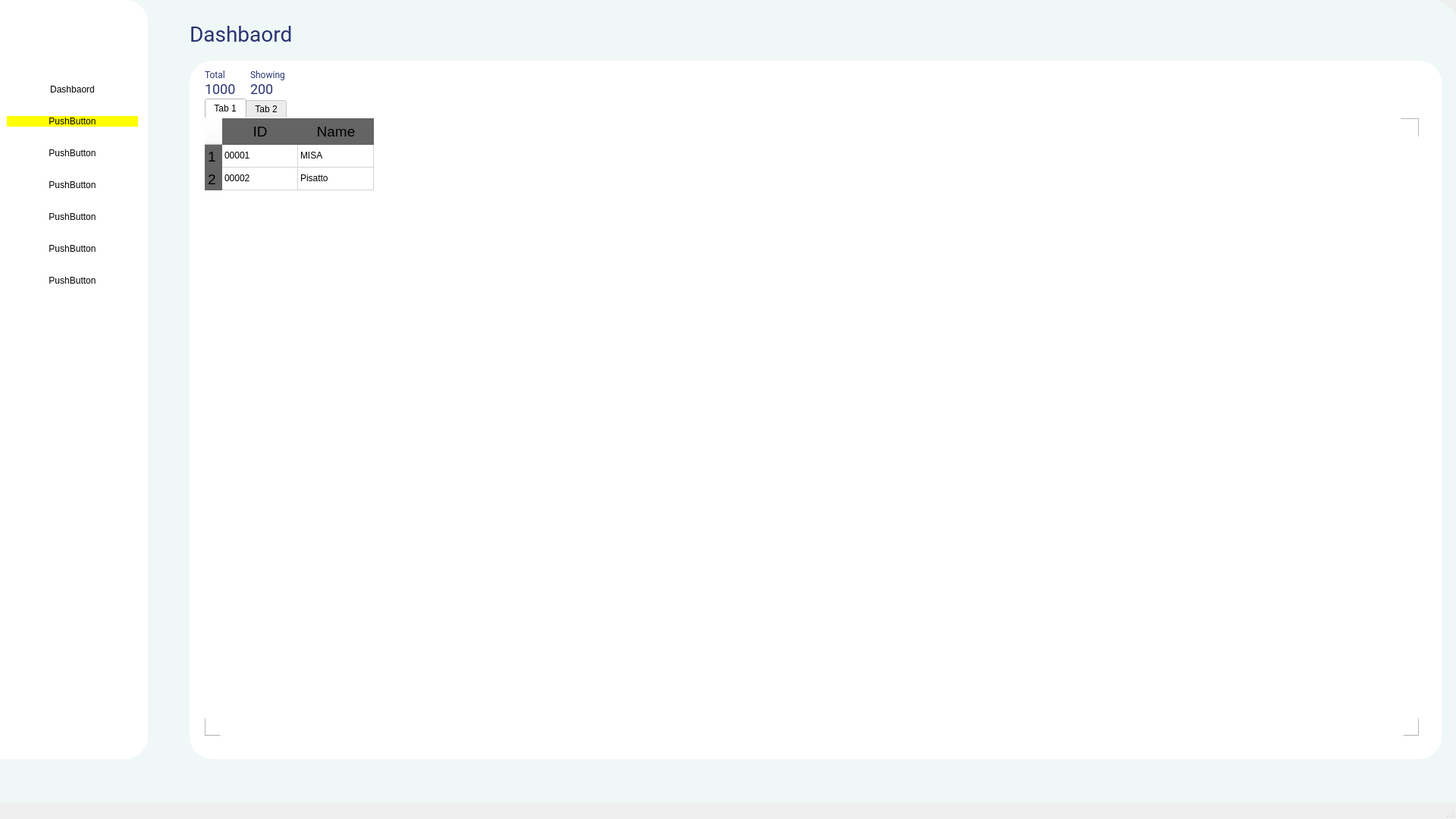
<?xml version="1.0" encoding="UTF-8"?>
<ui version="4.0">
 <class>MainWindow_copy</class>
 <widget class="QMainWindow" name="MainWindow_copy">
  <property name="geometry">
   <rect>
    <x>0</x>
    <y>0</y>
    <width>1920</width>
    <height>1080</height>
   </rect>
  </property>
  <property name="minimumSize">
   <size>
    <width>1920</width>
    <height>1080</height>
   </size>
  </property>
  <property name="windowTitle">
   <string>MainWindow</string>
  </property>
  <widget class="QWidget" name="centralwidget">
   <widget class="QFrame" name="frame_menu">
    <property name="geometry">
     <rect>
      <x>0</x>
      <y>0</y>
      <width>1920</width>
      <height>1062</height>
     </rect>
    </property>
    <property name="styleSheet">
     <string notr="true">background-color: rgb(239, 248, 247);
border-top-right-radius: 30px;
border-bottom-right-radius: 30px;
</string>
    </property>
    <property name="frameShape">
     <enum>QFrame::StyledPanel</enum>
    </property>
    <property name="frameShadow">
     <enum>QFrame::Raised</enum>
    </property>
    <widget class="QFrame" name="frame_menu_in">
     <property name="geometry">
      <rect>
       <x>0</x>
       <y>0</y>
       <width>195</width>
       <height>1001</height>
      </rect>
     </property>
     <property name="styleSheet">
      <string notr="true">background-color: rgb(255, 255, 255);</string>
     </property>
     <property name="frameShape">
      <enum>QFrame::StyledPanel</enum>
     </property>
     <property name="frameShadow">
      <enum>QFrame::Raised</enum>
     </property>
     <widget class="QFrame" name="frame">
      <property name="geometry">
       <rect>
        <x>0</x>
        <y>80</y>
        <width>191</width>
        <height>331</height>
       </rect>
      </property>
      <property name="styleSheet">
       <string notr="true">QPushButton#pushButton {
    background-color: yellow;
}

QPushButton#pushButton:hover {
    background-color: rgb(224, 255, 0);
}

QPushButton#pushButton:pressed {
    background-color: rgb(224, 0, 0);     
}</string>
      </property>
      <property name="frameShape">
       <enum>QFrame::StyledPanel</enum>
      </property>
      <property name="frameShadow">
       <enum>QFrame::Raised</enum>
      </property>
      <layout class="QVBoxLayout" name="verticalLayout">
       <item>
        <widget class="QPushButton" name="btDashbaord">
         <property name="autoFillBackground">
          <bool>false</bool>
         </property>
         <property name="styleSheet">
          <string notr="true"/>
         </property>
         <property name="text">
          <string>Dashbaord</string>
         </property>
         <property name="icon">
          <iconset>
           <normaloff>:/image/home.png</normaloff>:/image/home.png</iconset>
         </property>
         <property name="iconSize">
          <size>
           <width>20</width>
           <height>20</height>
          </size>
         </property>
         <property name="autoRepeat">
          <bool>false</bool>
         </property>
        </widget>
       </item>
       <item>
        <widget class="QPushButton" name="pushButton">
         <property name="text">
          <string>PushButton</string>
         </property>
        </widget>
       </item>
       <item>
        <widget class="QPushButton" name="pushButton_6">
         <property name="text">
          <string>PushButton</string>
         </property>
        </widget>
       </item>
       <item>
        <widget class="QPushButton" name="pushButton_5">
         <property name="text">
          <string>PushButton</string>
         </property>
        </widget>
       </item>
       <item>
        <widget class="QPushButton" name="pushButton_4">
         <property name="text">
          <string>PushButton</string>
         </property>
        </widget>
       </item>
       <item>
        <widget class="QPushButton" name="pushButton_7">
         <property name="text">
          <string>PushButton</string>
         </property>
        </widget>
       </item>
       <item>
        <widget class="QPushButton" name="pushButton_8">
         <property name="autoFillBackground">
          <bool>false</bool>
         </property>
         <property name="styleSheet">
          <string notr="true">border-color: rgba(255, 255, 255, 0);
color: rgb(0, 0, 0);
border: 0px;
hover:
{
border-color: rgba(55, 255, 255, 0);
  border: 1px solid red;
}</string>
         </property>
         <property name="text">
          <string>PushButton</string>
         </property>
         <property name="icon">
          <iconset>
           <normaloff>:/image/home.png</normaloff>:/image/home.png</iconset>
         </property>
         <property name="iconSize">
          <size>
           <width>20</width>
           <height>20</height>
          </size>
         </property>
         <property name="autoRepeat">
          <bool>false</bool>
         </property>
        </widget>
       </item>
      </layout>
     </widget>
    </widget>
    <widget class="QFrame" name="frame_main">
     <property name="geometry">
      <rect>
       <x>220</x>
       <y>10</y>
       <width>1707</width>
       <height>1062</height>
      </rect>
     </property>
     <property name="styleSheet">
      <string notr="true">background-color: rgb(239, 248, 247);</string>
     </property>
     <property name="frameShape">
      <enum>QFrame::StyledPanel</enum>
     </property>
     <property name="frameShadow">
      <enum>QFrame::Raised</enum>
     </property>
     <widget class="QFrame" name="frame_top">
      <property name="geometry">
       <rect>
        <x>0</x>
        <y>0</y>
        <width>1681</width>
        <height>71</height>
       </rect>
      </property>
      <property name="frameShape">
       <enum>QFrame::StyledPanel</enum>
      </property>
      <property name="frameShadow">
       <enum>QFrame::Raised</enum>
      </property>
      <widget class="QLabel" name="main_titile">
       <property name="geometry">
        <rect>
         <x>30</x>
         <y>20</y>
         <width>181</width>
         <height>31</height>
        </rect>
       </property>
       <property name="font">
        <font>
         <family>Roboto</family>
         <pointsize>-1</pointsize>
         <weight>50</weight>
         <italic>false</italic>
         <bold>false</bold>
        </font>
       </property>
       <property name="styleSheet">
        <string notr="true">color: rgb(43, 53, 114);
font-size: 28px;</string>
       </property>
       <property name="text">
        <string>Dashbaord</string>
       </property>
      </widget>
     </widget>
     <widget class="QFrame" name="frame_main_panel">
      <property name="geometry">
       <rect>
        <x>30</x>
        <y>70</y>
        <width>1651</width>
        <height>921</height>
       </rect>
      </property>
      <property name="maximumSize">
       <size>
        <width>1651</width>
        <height>971</height>
       </size>
      </property>
      <property name="styleSheet">
       <string notr="true">background-color: rgb(255, 255, 255);
border-radius:30px;</string>
      </property>
      <property name="frameShape">
       <enum>QFrame::StyledPanel</enum>
      </property>
      <property name="frameShadow">
       <enum>QFrame::Raised</enum>
      </property>
      <widget class="QLabel" name="main_titile_2">
       <property name="geometry">
        <rect>
         <x>20</x>
         <y>10</y>
         <width>31</width>
         <height>16</height>
        </rect>
       </property>
       <property name="font">
        <font>
         <family>Roboto</family>
         <pointsize>-1</pointsize>
         <weight>50</weight>
         <italic>false</italic>
         <bold>false</bold>
        </font>
       </property>
       <property name="styleSheet">
        <string notr="true">color: rgb(43, 53, 114);
font-size: 12px;</string>
       </property>
       <property name="text">
        <string>Total</string>
       </property>
      </widget>
      <widget class="QLabel" name="main_titile_3">
       <property name="geometry">
        <rect>
         <x>20</x>
         <y>30</y>
         <width>41</width>
         <height>16</height>
        </rect>
       </property>
       <property name="font">
        <font>
         <family>Roboto</family>
         <pointsize>-1</pointsize>
         <weight>50</weight>
         <italic>false</italic>
         <bold>false</bold>
        </font>
       </property>
       <property name="styleSheet">
        <string notr="true">color: rgb(43, 53, 114);
font-size: 18px;</string>
       </property>
       <property name="text">
        <string>1000</string>
       </property>
      </widget>
      <widget class="QLabel" name="main_titile_4">
       <property name="geometry">
        <rect>
         <x>80</x>
         <y>30</y>
         <width>31</width>
         <height>16</height>
        </rect>
       </property>
       <property name="font">
        <font>
         <family>Roboto</family>
         <pointsize>-1</pointsize>
         <weight>50</weight>
         <italic>false</italic>
         <bold>false</bold>
        </font>
       </property>
       <property name="styleSheet">
        <string notr="true">color: rgb(43, 53, 114);
font-size: 18px;</string>
       </property>
       <property name="text">
        <string>200</string>
       </property>
      </widget>
      <widget class="QLabel" name="main_titile_5">
       <property name="geometry">
        <rect>
         <x>80</x>
         <y>10</y>
         <width>51</width>
         <height>16</height>
        </rect>
       </property>
       <property name="font">
        <font>
         <family>Roboto</family>
         <pointsize>-1</pointsize>
         <weight>50</weight>
         <italic>false</italic>
         <bold>false</bold>
        </font>
       </property>
       <property name="styleSheet">
        <string notr="true">color: rgb(43, 53, 114);
font-size: 12px;</string>
       </property>
       <property name="text">
        <string>Showing</string>
       </property>
      </widget>
      <widget class="QTabWidget" name="tabWidget">
       <property name="geometry">
        <rect>
         <x>20</x>
         <y>50</y>
         <width>1601</width>
         <height>841</height>
        </rect>
       </property>
       <property name="currentIndex">
        <number>0</number>
       </property>
       <widget class="QWidget" name="tab">
        <attribute name="title">
         <string>Tab 1</string>
        </attribute>
        <widget class="QTableWidget" name="tableWidget">
         <property name="geometry">
          <rect>
           <x>0</x>
           <y>0</y>
           <width>811</width>
           <height>491</height>
          </rect>
         </property>
         <property name="styleSheet">
          <string notr="true">QHeaderView::section {
    background-color: #646464;
    padding: 4px;
    font-size: 14pt;
    border-style: none;
    border-bottom: 0px solid #fffff8;
    border-right: 0px solid #fffff8;
}

QHeaderView::section:horizontal
{
    border-top: 0px solid #fffff8;
}

QHeaderView::section:vertical
{
    border-left: 0px solid #fffff8;
}</string>
         </property>
         <row>
          <property name="text">
           <string>1</string>
          </property>
         </row>
         <row>
          <property name="text">
           <string>2</string>
          </property>
         </row>
         <column>
          <property name="text">
           <string>ID</string>
          </property>
         </column>
         <column>
          <property name="text">
           <string>Name</string>
          </property>
         </column>
         <item row="0" column="0">
          <property name="text">
           <string>00001</string>
          </property>
         </item>
         <item row="0" column="1">
          <property name="text">
           <string>MISA</string>
          </property>
         </item>
         <item row="1" column="0">
          <property name="text">
           <string>00002</string>
          </property>
         </item>
         <item row="1" column="1">
          <property name="text">
           <string>Pisatto</string>
          </property>
         </item>
        </widget>
       </widget>
       <widget class="QWidget" name="tab_2">
        <attribute name="title">
         <string>Tab 2</string>
        </attribute>
       </widget>
      </widget>
     </widget>
    </widget>
   </widget>
  </widget>
  <widget class="QMenuBar" name="menubar">
   <property name="geometry">
    <rect>
     <x>0</x>
     <y>0</y>
     <width>1920</width>
     <height>20</height>
    </rect>
   </property>
  </widget>
  <widget class="QStatusBar" name="statusbar"/>
 </widget>
 <resources/>
 <connections/>
</ui>
